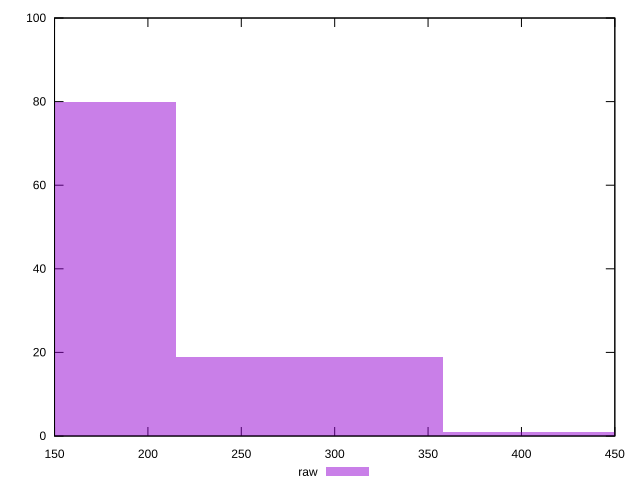

Generate this figure with gnuplot:
reset

$raw <<EOF
143.21645023420243 80
286.43290046840485 19
429.6493507026073 1
EOF

set key outside below
set boxwidth 143.21645023420243
set xrange [150:450]
set yrange [0:100]
set trange [0:100]
set style fill transparent solid 0.5 noborder
set terminal svg size 640, 490 enhanced background rgb 'white'
set output "report_00016_2021-02-10T13-31-48.338Z/offscreen-images/samples/pages+cached/raw/histogram.svg"

plot $raw title "raw" with boxes

reset
